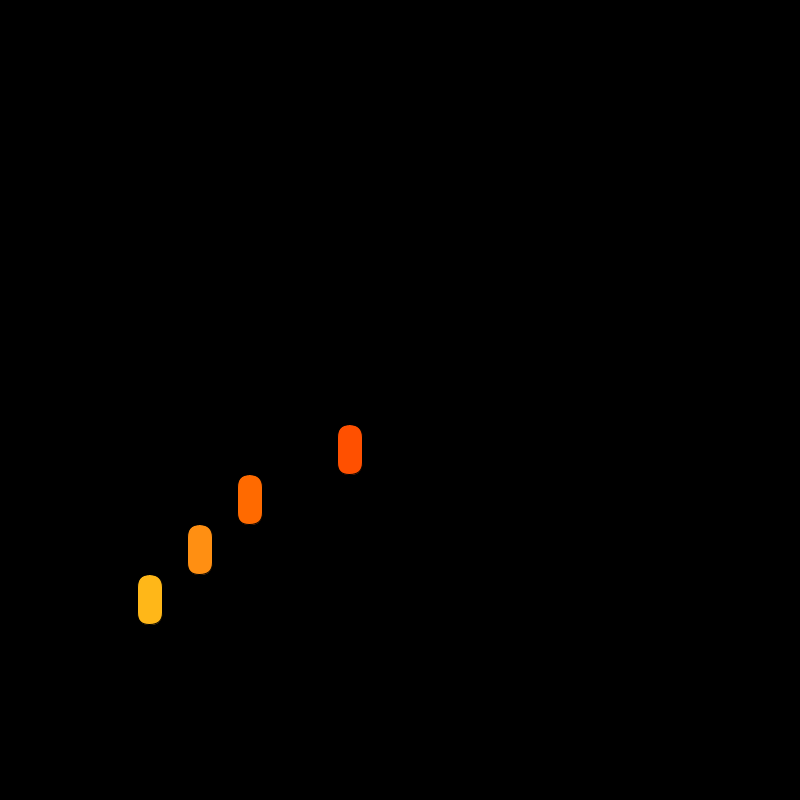
Frame 1 (no input)
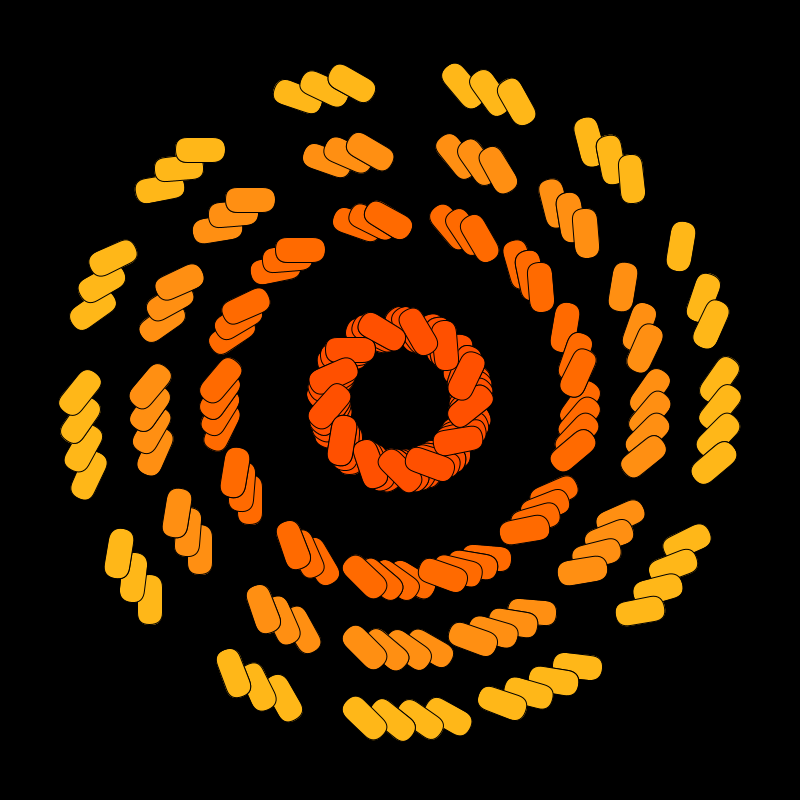
Frame 60 (the mouse pressed at the canvas centre just before this capture)
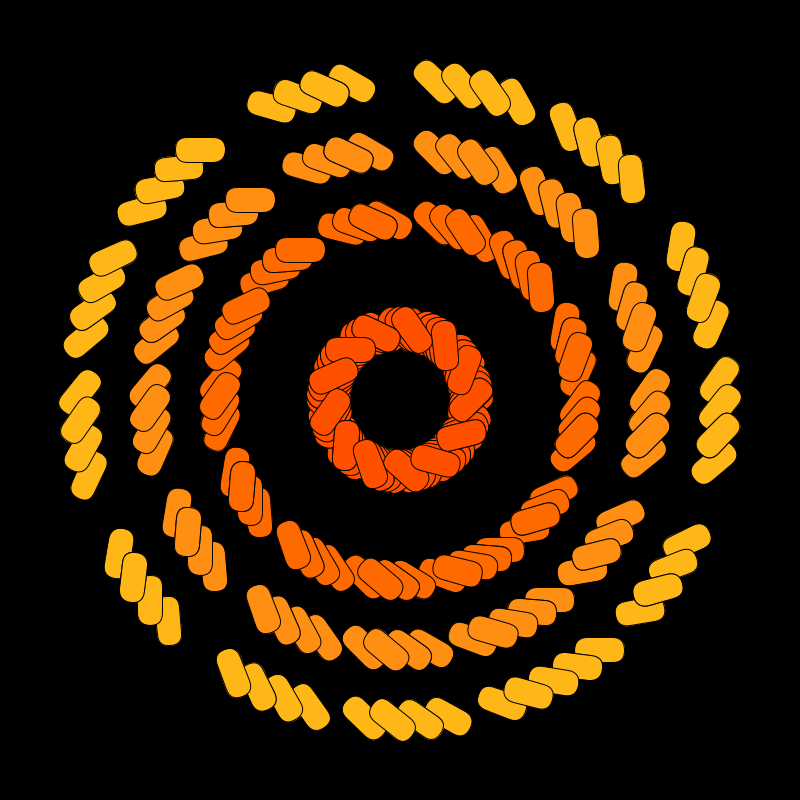
Frame 120 (the mouse held since frame 60 and released just before this capture)

The Processing sketch that drew these frames (run headless with seeded random() and noise(); from frame 60 on, the mouse is pressed at the canvas centre):

// Processing sketch: processing_170169
// ── processing_170169.pde

void setup()
{
  size(800, 800);
  background(0);

  fill(255);
  stroke(0, 0, 0);

  smooth();
}

void draw()
{

  println(degrees(mouseX/100.0));
  translate(width/2, height/2);

  rotate(radians(millis())*5);
  rectMode(CENTER);
  
  
  fill(255,80,0);
  rect(50, 50, 50, 25, 50);
  translate(50, 50);
  fill(255,106,0);
  rect(50, 100, 50, 25, 50);
  translate(50, 50);
  fill(255,143,18);
  rect(50, 100, 50, 25, 50);
  fill(255,183,24);
  translate(50, 50);
  rect(50, 100, 50, 25, 50);


  //pushMatrix();
  //fill(200);
  //triangle(0,50,0,50,25,50);
  //popMatrix();
}
